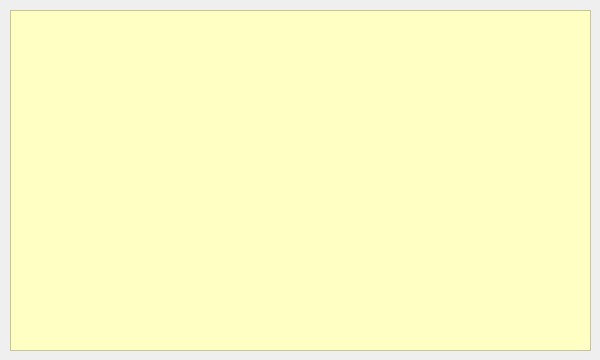
<?xml version="1.0" encoding="UTF-8"?>
<ui version="4.0">
 <class>reportDialog</class>
 <widget class="QDialog" name="reportDialog">
  <property name="windowModality">
   <enum>Qt::WindowModal</enum>
  </property>
  <property name="geometry">
   <rect>
    <x>0</x>
    <y>0</y>
    <width>600</width>
    <height>360</height>
   </rect>
  </property>
  <property name="sizePolicy">
   <sizepolicy hsizetype="Fixed" vsizetype="Fixed">
    <horstretch>0</horstretch>
    <verstretch>0</verstretch>
   </sizepolicy>
  </property>
  <property name="minimumSize">
   <size>
    <width>600</width>
    <height>360</height>
   </size>
  </property>
  <property name="maximumSize">
   <size>
    <width>600</width>
    <height>360</height>
   </size>
  </property>
  <property name="windowTitle">
   <string>Rapor</string>
  </property>
  <property name="windowIcon">
   <iconset resource="icons.qrc">
    <normaloff>:/resources/Weather-icon.png</normaloff>:/resources/Weather-icon.png</iconset>
  </property>
  <widget class="QPlainTextEdit" name="plainTextEdit">
   <property name="geometry">
    <rect>
     <x>10</x>
     <y>10</y>
     <width>581</width>
     <height>341</height>
    </rect>
   </property>
   <property name="font">
    <font>
     <family>Arial</family>
     <pointsize>10</pointsize>
    </font>
   </property>
   <property name="styleSheet">
    <string notr="true">background-color: rgb(255, 255, 195);</string>
   </property>
   <property name="readOnly">
    <bool>true</bool>
   </property>
  </widget>
 </widget>
 <resources>
  <include location="icons.qrc"/>
 </resources>
 <connections/>
</ui>
